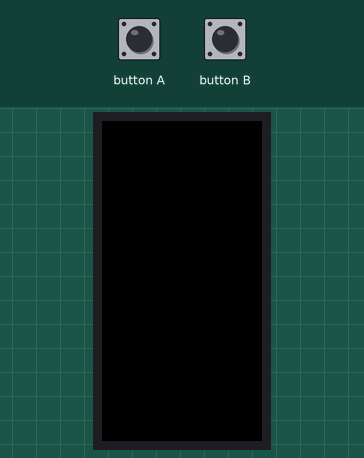
Bench run of a program on a simulated ESP32. Shown: 160×80 colour display. The test bench sets the inputs (shaded band). WiFi joins after 1.5 s; servers stay silent unless stated; no MQTT or app messages arrive unless stated; what the program prints to the serial monitor is not drawn.

Above: at 2.8 s.
2.9 s: button A pressed for 0.15 s
At 4.1 s:
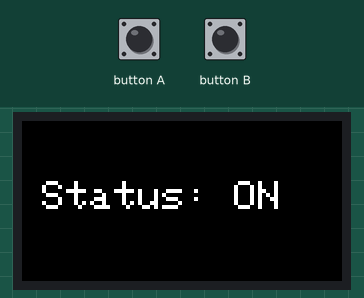
4.5 s: button A pressed for 1 s
At 5.0 s:
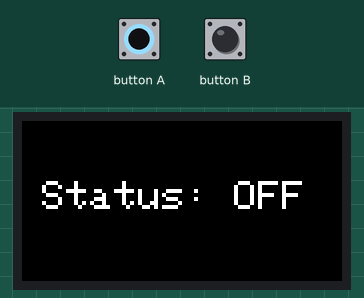
7.0 s: button A pressed for 0.15 s
At 7.7 s:
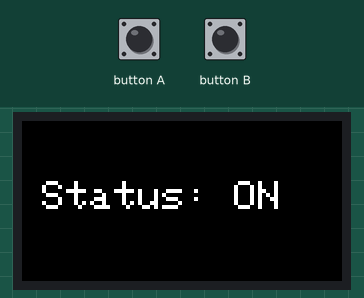
8.6 s: button A pressed for 3.2 s
At 9.7 s:
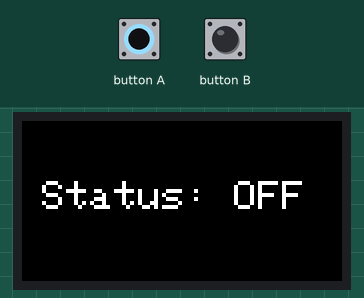
Timing chart, 0 to 11.6 s (numbered marks = the images above; inputs shaded):
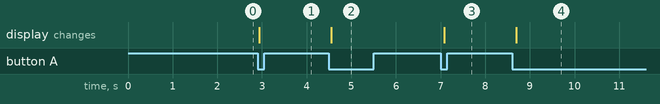

The program:

main.cpp
```cpp
#include <M5StickC.h>
#include <WiFi.h>
#include <PubSubClient.h>

// WiFi 设置
const char* ssid = "wifi@lsong.one";
const char* password = "song940@163.com";

// MQTT Broker 设置
const char* mqtt_server = "192.168.2.100";
const int mqtt_port = 1883;
const char* mqtt_topic = "esp8266-relay-220v";

WiFiClient espClient;
PubSubClient client(espClient);
bool buttonState = false;

void reconnect() {
  while (!client.connected()) {
    Serial.print("Attempting MQTT connection...");
    if (client.connect("m5stick")) {
      Serial.println("connected");
    } else {
      Serial.print("failed, rc=");
      Serial.print(client.state());
      Serial.println(" try again in 5 seconds");
      delay(5000);
    }
  }
}

void setup() {
  M5.begin();
  M5.Lcd.setRotation(3);
  M5.Lcd.fillScreen(BLACK);
  M5.Lcd.setTextSize(2);

  Serial.println("Connecting to WiFi...");

  WiFi.begin(ssid, password);
  while (WiFi.status() != WL_CONNECTED) {
    delay(500);
    Serial.print(".");
  }

  Serial.println("WiFi connected");
  Serial.println("IP address: ");
  Serial.println(WiFi.localIP());
  client.setServer(mqtt_server, mqtt_port);
}

void loop() {
  if (!client.connected()) {
    reconnect();
  }
  client.loop();
  M5.update();
  if (M5.BtnA.wasPressed()) {
    buttonState = !buttonState;

    if (buttonState) {
      client.publish(mqtt_topic, "relay1on");
      M5.Lcd.fillScreen(BLACK);
      M5.Lcd.setCursor(10, 30);
      M5.Lcd.print("Status: ON");
    } else {
      client.publish(mqtt_topic, "relay1off");
      M5.Lcd.fillScreen(BLACK);
      M5.Lcd.setCursor(10, 30);
      M5.Lcd.print("Status: OFF");
    }
  }
  delay(100);
}
```

Measured:
- after the input at 2.9 s, the display: changes at once (image 1)
- after the input at 4.5 s, the display: changes after 0.06 s (image 2)
- after the input at 7.0 s, the display: changes after 0.08 s (image 3)
- after the input at 8.6 s, the display: changes after 0.10 s (image 4)
